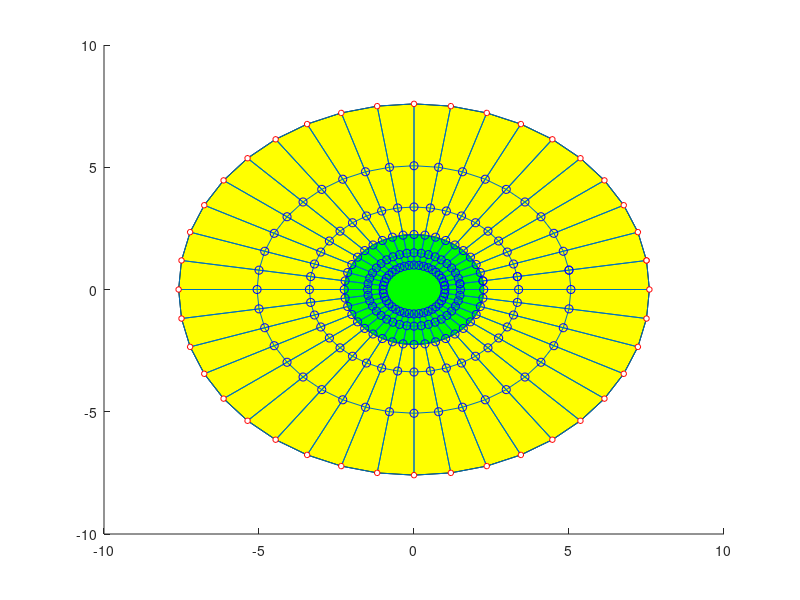

Recreate this plot in MATLAB.
clc
clear all
close all

%NODE
M = 40;
%INNER RADIUS
r1 = 1;
r2 = 1.5*r1;
r3 = 1.5*r2;
r4 = 1.5*r3;
r5 = 1.5*r4;
r6 = 1.5*r5;

theta(1) = 0;

for i = 1:M+1
    dtheta = 2*pi/M;
    theta(i+1) = theta(i)+dtheta;
    theta(i) = theta(i+1);
    x1(i) = r1*cos(theta(i));
    y1(i) = r1*sin(theta(i));
    x2(i) = r2*cos(theta(i));
    y2(i) = r2*sin(theta(i));
    x3(i) = r3*cos(theta(i));
    y3(i) = r3*sin(theta(i));
    x4(i) = r4*cos(theta(i));
    y4(i) = r4*sin(theta(i));
    x5(i) = r5*cos(theta(i));
    y5(i) = r5*sin(theta(i));
    x6(i) = r6*cos(theta(i));
    y6(i) = r6*sin(theta(i));
    
    
end

patch(x6,y6,'y')
% hold on
patch(x3,y3,'g')

for i = 1:M
    v1= [x1(i+1),x1(i)];
    v2= [y1(i+1),y1(i)];
  f = line(v1,v2);
  
  v1= [x2(i+1),x2(i)];
    v2= [y2(i+1),y2(i)];
  f = line(v1,v2);
  
  v1= [x3(i+1),x3(i)];
    v2= [y3(i+1),y3(i)];
  f = line(v1,v2);
  
  v1= [x4(i+1),x4(i)];
    v2= [y4(i+1),y4(i)];
  f = line(v1,v2);
  
  v1= [x5(i+1),x5(i)];
    v2= [y5(i+1),y5(i)];
  f = line(v1,v2);
  
  v1= [x6(i+1),x6(i)];
    v2= [y6(i+1),y6(i)];
  f = line(v1,v2);
  
end
for i = 1:M
    v1= [x1(i),x2(i)];
    v2= [y1(i),y2(i)];
  f = line(v1,v2);
  
  v1= [x2(i),x3(i)];
    v2= [y2(i),y3(i)];
  f = line(v1,v2);
  
  v1= [x3(i),x4(i)];
    v2= [y3(i),y4(i)];
  f = line(v1,v2);
  
  v1= [x4(i),x5(i)];
    v2= [y4(i),y5(i)];
  f = line(v1,v2);
  
  v1= [x5(i),x6(i)];
    v2= [y5(i),y6(i)];
  f = line(v1,v2);
  
  v1= [x6(i),x1(i)];
    v2= [y6(i),y1(i)];
  f = line(v1,v2);
  
end


hold on
plot(x1,y1,'bo',x2,y2,'bo',x3,y3,'bo',x4,y4,'bo',x5,y5,'bo',x6,y6,'bo','MarkerFaceColor','w','MarkerEdgeColor','r',...
                 'Markersize',4)
             
% plot(x1,y1,'bo','MarkerFaceColor','w','MarkerEdgeColor','r',...
%                  'Markersize',4)
%              
% plot(x2,y2,'bo','MarkerFaceColor','w','MarkerEdgeColor','r',...
%                 'Markersize',4)
% plot(x3,y3,'bo','MarkerFaceColor','w','MarkerEdgeColor','r',...
%                  'Markersize',4)             
% plot(x4,y4,'bo','MarkerFaceColor','w','MarkerEdgeColor','r',...
%                  'Markersize',4)
% plot(x5,y5,'bo','MarkerFaceColor','w','MarkerEdgeColor','r',...
%                  'Markersize',4)
% plot(x6,y6,'bo','MarkerFaceColor','w','MarkerEdgeColor','r',...
%                  'Markersize',4)
             
             
             
             
             


 
